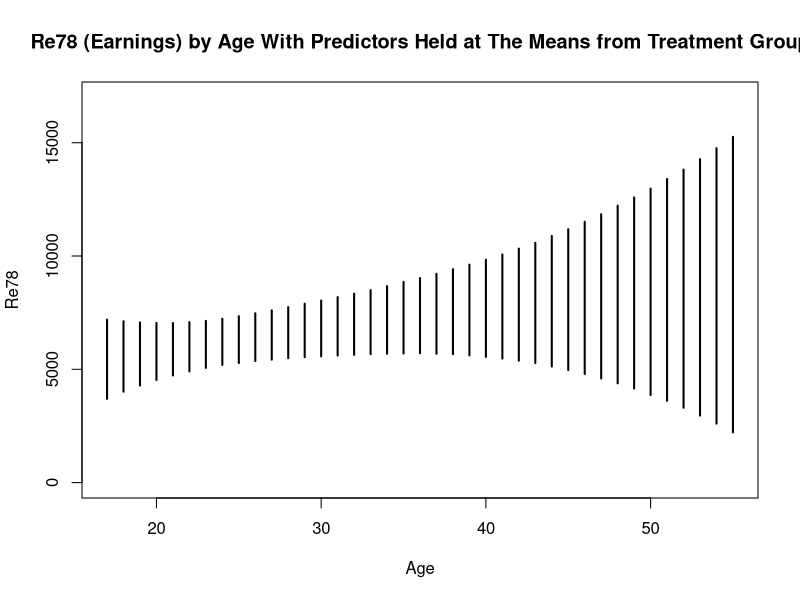

R code for this plot:
library(Matching)
library('arm')
data(lalonde)

lalonde$age_squared <- lalonde$age^2

# only TREATED units
lalonde.treat <- lalonde[which(lalonde$treat == 1), ]
max(lalonde.treat$age)

# Fit the regression model
lm.lalonde <- lm(re78 ~ age + age_squared + educ + treat + treat * age + re74 + re75, data = lalonde)
summary(lm.lalonde)

# Simulate
set.seed(123)
iterations <- 10000
sim.lalonde <- sim(lm.lalonde, n.sims = iterations)

# Checking coefficients to make sure the order of analysis is right
sim.lalonde@coef[1,]

# Predict re78 for every unit of age for every set of coefficients holding at the medians
simulated.ys_mean <- matrix(NA, nrow = iterations, ncol = length(
  min(lalonde$age):max(lalonde$age)))

# Finding means for given quantities
mean_educ <- mean(lalonde.treat$educ)
mean_re74 <- mean(lalonde.treat$re74)
mean_re75 <- mean(lalonde.treat$re75)

for (age in min(lalonde$age):max(lalonde$age)) {
  Xs <- c(1, age, age^2, mean_educ, 1, mean_re74, mean_re75, 1 * age)
  for (i in 1:iterations) {
    simulated.ys_mean[i, age + 1 - min(lalonde$age)] <- sum(Xs*sim.lalonde@coef[i,])
  }
}

conf.intervals_mean_t <- apply(simulated.ys_mean, 2, quantile, probs = c(0.025, 0.975))
table_mean_treat_t <- t(data.frame(conf.intervals_mean_t))
colnames(table_mean_treat_t) <- c("Mean PI Lower Bound", "Mean PI Upper Bound")
table_mean_treat_t <- data.frame(table_mean_treat_t, mean_educ, mean_re74, mean_re75)
rownames(table_mean_treat_t) <- min(lalonde$age):max(lalonde$age)
View(table_mean_treat_t)

plot(x = c(1:100), y = c(1:100), type = "n", 
     xlim = c(min(lalonde$age),max(lalonde$age)), 
     ylim = c(0,17000), 
     main = "Re78 (Earnings) by Age With Predictors Held at The Means from Treatment Group", xlab = "Age", 
     ylab = "Re78")

for (age in min(lalonde$age):max(lalonde$age)) {
  segments(
    x0 = age,
    y0 = conf.intervals_mean_t[1, age - min(lalonde$age) + 1],
    x1 = age,
    y1 = conf.intervals_mean_t[2, age - min(lalonde$age) + 1],
    lwd = 2)
}
